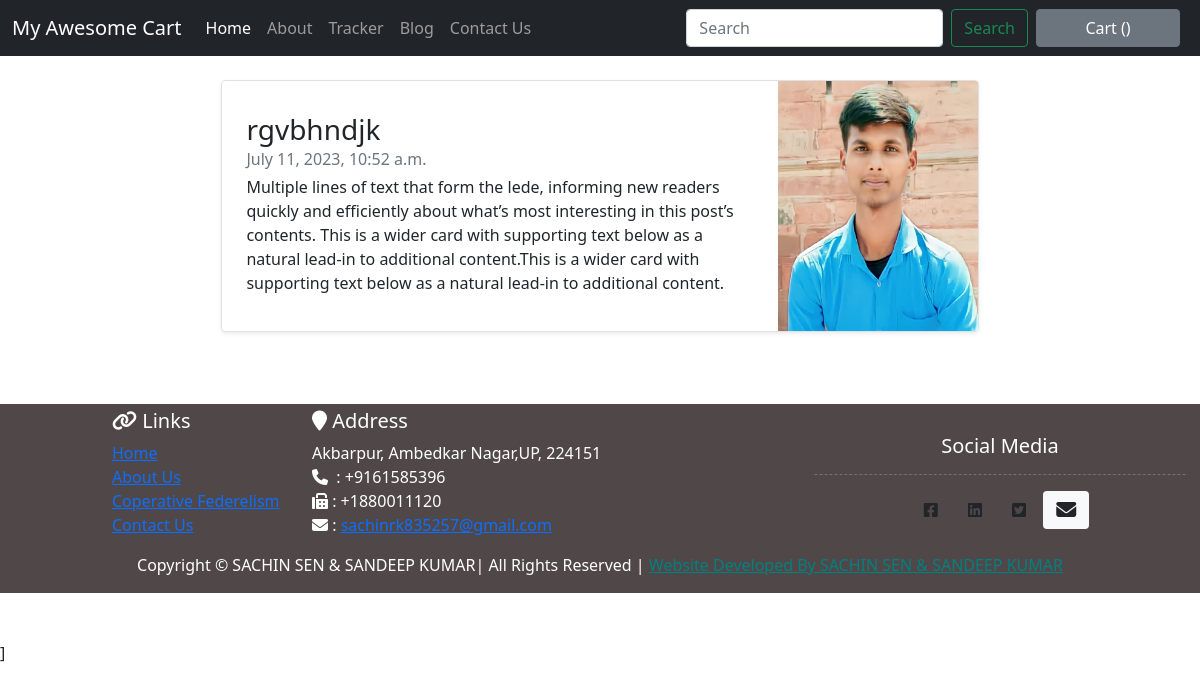
The app's page /blog/viewBlog/2 with its own data.
### blog/models.py (models this page shows, shortened)
class blogPost(models.Model):
    blog_id = models.AutoField(primary_key=True)
    h1 = models.CharField(max_length=100,default="related to which area")
    h2 = models.CharField(max_length=100,default="title of blog post")
    publish_date = models.DateTimeField(auto_now_add=True)
    p2 = models.CharField(max_length=1000,default="description")
    thumbnail = models.ImageField(upload_to='blog/images',default="upload image")

### blog/views.py (the view)
# urls.py: path('viewBlog/<int:blogId>',views.viewBlog,name="viewparticular blog")
def viewBlog(request, blogId):
    data2 = blogPost.objects.filter(blog_id=blogId)
    params = {"blog": data2}
    return render(request, 'blog/viewBlog.html', params)

### blog/templates/blog/viewBlog.html (shortened to what this page needs)
{% extends 'shop/basic.html' %}
{% block body %}
<main class="container mt-4">
    <div class="row mb-2" style="width: 70%;
    margin: 0px auto;">
        <div class="col-md-12">
            <div class="row g-0 border rounded overflow-hidden flex-md-row mb-4 shadow-sm h-md-250 position-relative">
                <div class="col p-4 d-flex flex-column position-static">
                    <h3 class="mb-0">{{blog.0.h2}}</h3>
                    <div class="mb-1 text-muted">{{blog.0.publish_date}}</div>
                    <p class="card-text mb-auto">{{blog.0.p2}}</p>
                </div>
                <div class="col-auto d-none d-lg-block">
                    <img src="/media/{{blog.0.thumbnail}}" class="bd-placeholder-img" width="200" height="250">
                </div>
            </div>
        </div>
    </div>
</main>
{% endblock %}
{% block js %}]
{% endblock %}

### records on screen
blogPost: h2 "rgvbhndjk", publish_date "July 11, 2023, 10:52 a.m.", p2 "Multiple lines of text that form the lede, informing new readers quickly and efficiently about what’s most interesting in this post’s contents. This is a wider card with supporting text below as a natural lead-in to additional content.This is a wider card with supporting text below as a natural lead-in to additional content.", thumbnail (picture)
